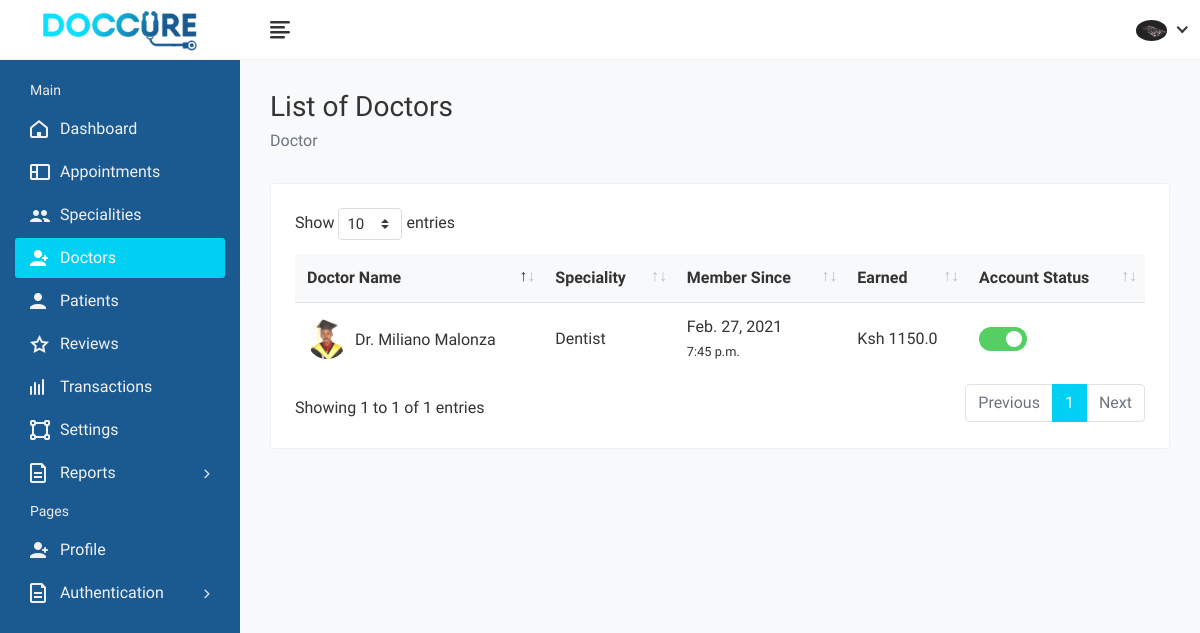
Page /administrators/doctor-list/ (signed in) on the committed database.
### administrators/models.py (models this page shows)
class Admin(models.Model):
	user = models.OneToOneField(User, on_delete=models.CASCADE)
	image = models.ImageField('Profile Image', upload_to='Image/Administrator',
		max_length=500, default='dummy.png')
	first_name = models.CharField('First Name', max_length=50)
	second_name =  models.CharField('Second Name', max_length=50)
	d_o_b = models.DateField('Date of Birth')
	phone_no = models.CharField('Phone Number', max_length=50)
	email = models.EmailField('Email', max_length=250)
	address_line = models.CharField('Address Line', max_length=200, blank=True)
	country = models.CharField('Country', max_length=100, blank=True)
	county = models.CharField('County', max_length=100, blank=True)
	town = models.CharField('Town', max_length=100, blank=True)\
	def __str__(self):
		return self.first_name+" "+self.second_name

### appointments/models.py (models this page shows, shortened)
class Doctor(models.Model):
	user = models.OneToOneField(User, on_delete=models.CASCADE)
	image = models.ImageField('Profile Image', upload_to='Image/Doctors',
		max_length=500, default='dummy.png')
	first_name = models.CharField('First Name', max_length=50)
	second_name =  models.CharField('Second Name', max_length=50)
	title = models.CharField('Title', max_length=200, default='Dr.')
	phone_no = models.CharField('Phone Number', max_length=50)
	email = models.EmailField('Email', max_length=250)
	gender = models.CharField('Gender', max_length=10)
	d_o_b = models.DateField('Date of Birth', blank=True)
	biography = models.CharField('Biography', max_length=1000, blank=True)
	address_line1 = models.CharField('Address Line 1', max_length=200, blank=True)
	address_line2 = models.CharField('Address Line 2', max_length=200, blank=True)
	country = models.CharField('Country', max_length=100, blank=True)
	county = models.CharField('County', max_length=100, blank=True)
	town = models.CharField('Town', max_length=100, blank=True)
	pricing =  models.FloatField('Amount', default=0.00)
	services = models.CharField('Services', max_length=1000, blank=True)
	specialization = models.CharField('Specialization', max_length=1000, blank=True)
	clinic = models.CharField('Clinic', max_length=100, blank=True)
	clinic_address = models.CharField('Clinic Address', max_length=100, blank=True)
	speciality = models.OneToOneField(Speciality, on_delete=models.CASCADE)
	''' user, image, first_name, second_name, title, phone_no, email, gender, d_o_b, biography,
	address_line1, address_line2, country, county, town, pricing, services, specialization, clinic,
	clinic_address, speciality'''
	def full_name(self):
		return self.title + " " + self.first_name + " " + self.second_name
	def total_revenue(self):
		invoices = Invoice.objects.filter(doctor=self.id)
		revenue = 0.0
		for inv in invoices:
			revenue = revenue + inv.total_amount
		return revenue

class Speciality(models.Model):
	name = models.CharField('Name', max_length=100)
	image = models.ImageField('Image', upload_to='Image/Speciality', max_length=500)

class Invoice(models.Model):
	patient = models.ForeignKey(Patient, on_delete=models.CASCADE)
	doctor = models.ForeignKey(Doctor, on_delete=models.CASCADE)
	total_amount = models.FloatField('Total Amount', default=0.00)
	date_paid = models.DateTimeField('Paid On', auto_now_add=True)

### administrators/views.py (the view)
# urls.py: path('doctor-list/', views.doctor_list, name='doctor-list'),
@login_required(login_url='/login/')
@user_passes_test(check_admin, login_url='/login/')
@user_passes_test(check_settings, login_url='/administrators/profile/')
def doctor_list(request):
	profile = Admin.objects.get(user=request.user.id)
	doctors = Doctor.objects.all()
	return render(request, 'administrators/doctor-list.html', {'profile': profile, 'doctors': doctors})

### administrators/views.py (called while the page is built)
def check_admin(user):
	return user.is_superuser

def check_settings(user):
	profile = Admin.objects.filter(user=user.id)
	return profile.count()>=1

### administrators/templates/administrators/doctor-list.html (shortened to what this page needs)
{% extends "administrators/base.html" %}
{% load static %}
{% block css %}
	<link rel="stylesheet" href="{% static 'administrators/plugins/datatables/datatables.min.css' %}">
{% endblock %}
{% block sidenav %}
	<li>
		<a href="{% url 'admin-dashboard' %}"><i class="fe fe-home"></i> <span>Dashboard</span></a>
	</li>
	<li>
		<a href="{% url 'appointment-list' %}"><i class="fe fe-layout"></i> <span>Appointments</span></a>
	</li>
	<li>
		<a href="{% url 'specialities' %}"><i class="fe fe-users"></i> <span>Specialities</span></a>
	</li>
	<li class="active">
		<a href="{% url 'doctor-list' %}"><i class="fe fe-user-plus"></i> <span>Doctors</span></a>
	</li>
	<li>
		<a href="{% url 'patient-list' %}"><i class="fe fe-user"></i> <span>Patients</span></a>
	</li>
	<li>
		<a href="{% url 'admin-reviews' %}"><i class="fe fe-star-o"></i> <span>Reviews</span></a>
	</li>
	<li>
		<a href="{% url 'transactions-list' %}"><i class="fe fe-activity"></i> <span>Transactions</span></a>
	</li>
	<li>
		<a href="{% url 'settings' %}"><i class="fe fe-vector"></i> <span>Settings</span></a>
	</li>
	<li class="submenu">
		<a href="#"><i class="fe fe-document"></i> <span> Reports</span> <span class="menu-arrow"></span></a>
	</li>
	<li class="menu-title">
		<span>Pages</span>
	</li>
	<li>
		<a href="{% url 'profile' %}"><i class="fe fe-user-plus"></i> <span>Profile</span></a>
	</li>
	<li class="submenu">
		<a href="#"><i class="fe fe-document"></i> <span> Authentication </span> <span class="menu-arrow"></span></a>
	</li>
{% endblock %}
{% block breadcrumb %}List of Doctors{% endblock %}
{% block breadcrumb1 %}Doctor {% endblock %}
{% block content %}
	<div class="row">
		<div class="col-sm-12">
			<div class="card">
				<div class="card-body">
					<div class="table-responsive">
						<table class="datatable table table-hover table-center mb-0">
							<thead>
								<tr>
									<th>Doctor Name</th>
									<th>Speciality</th>
									<th>Member Since</th>
									<th>Earned</th>
									<th>Account Status</th>
								</tr>
							</thead>
							<tbody>
							{% for doctor in doctors %}
								<tr>
									<td>
										<h2 class="table-avatar">
											<a href="{% url 'doctor-profile' doctor.full_name|slugify doctor.id %}" class="avatar avatar-sm mr-2"><img class="avatar-img rounded-circle" src="{{doctor.image.url}}" alt="User Image"></a>
											<a href="{% url 'doctor-profile' doctor.full_name|slugify doctor.id %}">{{doctor.full_name}}</a>
										</h2>
									</td>
									<td>{{doctor.speciality.name}}</td>
									<td>{{doctor.user.date_joined.date}} <br><small>{{doctor.user.date_joined.time}}</small></td>
									<td>Ksh {{doctor.total_revenue}}</td>
									<td>
										<div class="status-toggle">
											<label for="status_1" class="checktoggle">checkbox</label>
										</div>
									</td>
								</tr>
							{% endfor %}
							</tbody>
						</table>
					</div>
				</div>
			</div>
		</div>
	</div>
{% endblock %}

### administrators/templates/administrators/base.html (shortened to what this page needs)
<!DOCTYPE html>
<html lang="en">
	<head>
		{% load static %}
        <link rel="stylesheet" href="{% static 'administrators/css/bootstrap.min.css' %}">
        <link rel="stylesheet" href="{% static 'administrators/css/font-awesome.min.css' %}">
        <link rel="stylesheet" href="{% static 'administrators/css/feathericon.min.css' %}">
        <link rel="stylesheet" href="{% static 'administrators/css/style.css' %}">
        {% block css %}
		{% endblock %}
    </head>
    <body>
        <div class="main-wrapper">
            <div class="header">
                <div class="header-left">
                    <a href="{% url 'index' %}" class="logo">
						<img src="{% static 'administrators/img/logo.png' %}" alt="Logo">
					</a>
                </div>
				<a href="javascript:void(0);" id="toggle_btn">
					<i class="fe fe-text-align-left"></i>
				</a>
				<ul class="nav user-menu">
					<li class="nav-item dropdown has-arrow">
						<a href="#" class="dropdown-toggle nav-link" data-toggle="dropdown">
							<span class="user-img"><img class="rounded-circle" src="{{profile.image.url}}" width="31" alt="Ryan Taylor"></span>
						</a>
					</li>
				</ul>
            </div>
            <div class="sidebar" id="sidebar">
                <div class="sidebar-inner slimscroll">
					<div id="sidebar-menu" class="sidebar-menu">
						<ul>
							<li class="menu-title">
								<span>Main</span>
							</li>
							{% block sidenav %}
							{% endblock %}
						</ul>
					</div>
                </div>
            </div>
            <div class="page-wrapper">
                <div class="content container-fluid">
					<div class="page-header">
						<div class="row">
							<div class="col-sm-12">
								<h3 class="page-title">{% block breadcrumb %}{% endblock %}</h3>
								<ul class="breadcrumb">
									<li class="breadcrumb-item active">{% block breadcrumb1 %}{% endblock %}</li>
								</ul>
							</div>
						</div>
					</div>
					{% block content %}
					{% endblock %}
				</div>
			</div>
        </div>
    </body>
</html>

### rows in the picture
Admin: image (picture)
Doctor: image (picture), full_name "Dr. Miliano Malonza", speciality.name "Dentist", user.date_joined "Feb. 27, 2021", user.date_joined.time "7:45 p.m.", total_revenue "1150.0"
